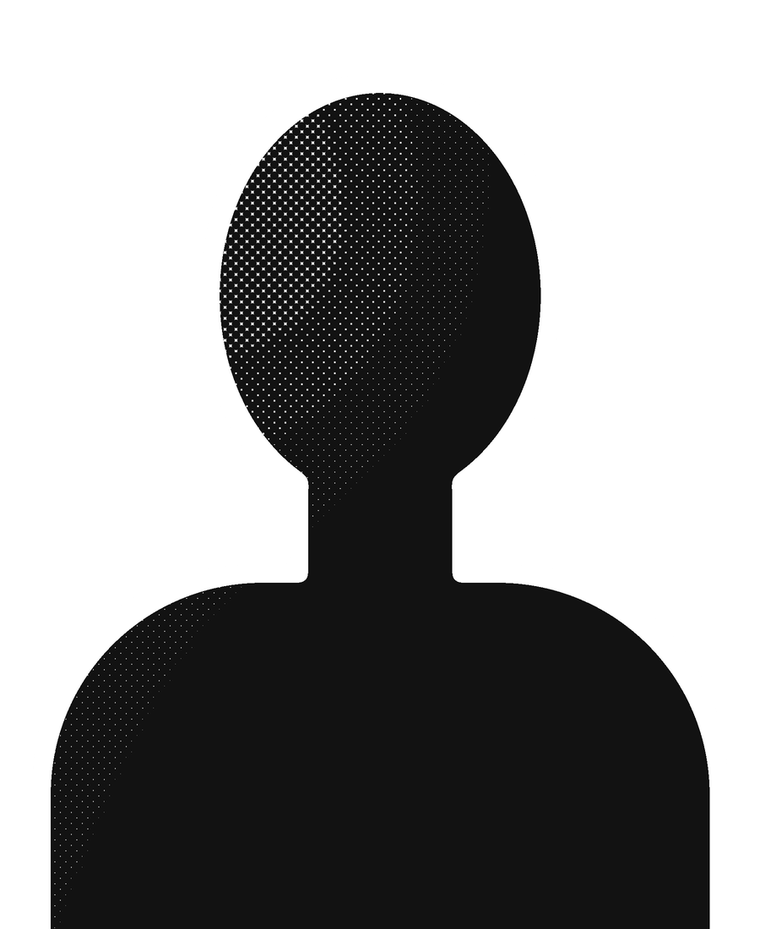
#> input picture linkedin-carousel/assets/author-placeholder.png, 760 x 929 px, shrunk from 900 x 1100 before the run
$ python face_box.py ../assets/author-placeholder.png
#> lines starting #> are read from the running program, lines starting #| are printed output that depends on the picture; after the words box and inside, x2 and y2 are one past the last pixel; in counts of white or black regions, pixels touching at a corner belong together
"""Measure the head box and face box of a cut-out portrait (transparent PNG, head at the top).

Usage: python3 tools/face_box.py assets/author-arms.png [more.png ...] [--overlay out/facebox-check.png]

No face-detection library is needed. The head comes from the silhouette (alpha): the widest row of the
head, then the narrowest row under it (chin / neck). The hairline comes from brightness: dark hair gives
way to lighter skin down the middle of the head. Output is fractions of the image, [x0, y0, x1, y1], for
the unflipped file. Paste them into CAROUSEL_AUTHOR.portraits (content/growth-examples.js), then LOOK at
the overlay: the red box must hold forehead, eyes, nose, mouth and chin, the yellow box all of the hair.
"""
import sys
from PIL import Image, ImageDraw, ImageFilter

def measure(path):
#> called with path = '../assets/author-placeholder.png'
    im = Image.open(path).convert("RGBA")
#> im is the input picture: PIL image 760x929 RGBA; mean R, G, B, A 28, 28, 28, 134
    W, H = im.size
#> W = 760; H = 929
    a = im.split()[-1].point(lambda v: 255 if v > 128 else 0)
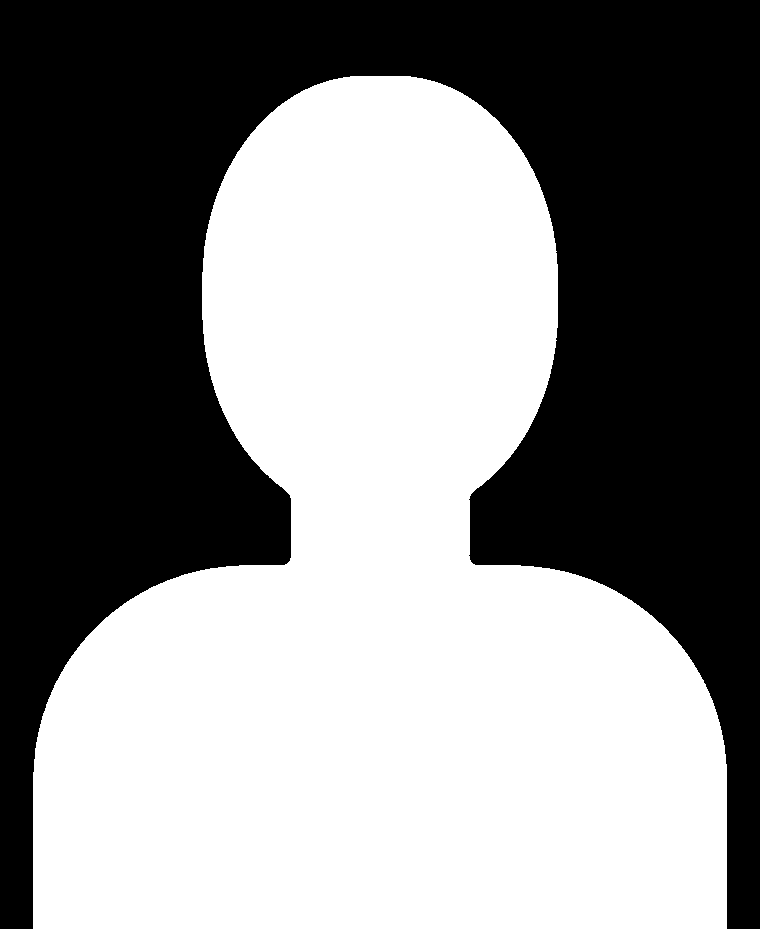
#> a: PIL image 760x929 L; 52.6% white; 1 black region, box (x1, y1, x2, y2) and area: (0, 0, 760, 929) 334875
    px = a.load()
    rows = []
    for y in range(H):
        xs = [x for x in range(0, W, 2) if px[x, y]]
        rows.append((xs[0], xs[-1]) if xs else None)
#> after the loop, rows = 929 items
    top = next(y for y, r in enumerate(rows) if r)
#> top = 76
    width = lambda y: rows[y][1] - rows[y][0] if rows[y] else 0
    # Widest row of the head: follow the silhouette down until it has clearly started to narrow again.
    head_y, best = top, 0
#> head_y = 76; best = 0
    for y in range(top, H):
        if width(y) > best: head_y, best = y, width(y)
        elif width(y) < 0.9 * best and y - top > 0.08 * H: break
#> after the loop, best = 354; head_y = 272
    # Chin / neck: the narrowest row under it, before the shoulders open out.
    neck_y = head_y
#> neck_y = 272
    for y in range(head_y, H):
        if width(y) < width(neck_y): neck_y = y
        elif width(y) > 1.3 * best: break
#> after the loop, neck_y = 498
    # The narrowest row sits at the jaw; the chin and beard hang a little below it (measured by eye: about 8% of the head).
    chin_y = min(H - 1, neck_y + int(0.08 * (neck_y - top)))
#> chin_y = 531
    hx0 = min(rows[y][0] for y in range(top, neck_y) if rows[y])
#> hx0 = 202
    hx1 = max(rows[y][1] for y in range(top, neck_y) if rows[y])
#> hx1 = 556
    # Hairline: mean brightness of a centre band, smoothed; the first sustained jump from hair to skin.
    g = im.convert("L").filter(ImageFilter.GaussianBlur(6)).load()
    cx0, cx1 = int(hx0 + 0.35 * (hx1 - hx0)), int(hx0 + 0.75 * (hx1 - hx0))
#> cx0 = 325; cx1 = 467
    lum = [sum(g[x, y] for x in range(cx0, cx1, 3)) / len(range(cx0, cx1, 3)) for y in range(H)]
#> lum = 929 values, max 207.5 at index 88, min 0 at index 0, mean 27.83
    start = top + int(0.06 * (neck_y - top))  # skip the white sticker border
#> start = 101
    dark = min(lum[start:top + (neck_y - top) // 3])
#> dark = 26.23
    light = max(lum[start:neck_y])
#> light = 122
    thr = dark + 0.5 * (light - dark)
#> thr = 74.1
    run = max(12, int(0.1 * (neck_y - top)))  # skin must hold for a tenth of the head, so a highlight in the hair does not count
#> run = 42
    hair_y = next((y for y in range(start, neck_y) if all(lum[k] > thr for k in range(y, min(neck_y, y + run)))), top + (neck_y - top) // 3)
#> hair_y = 216
    # Cheeks: silhouette between hairline and chin, pulled in a little to drop the ears and the border.
    fx0 = min(rows[y][0] for y in range(hair_y, neck_y) if rows[y])
#> fx0 = 202
    fx1 = max(rows[y][1] for y in range(hair_y, neck_y) if rows[y])
#> fx1 = 556
    inset = 0.06 * (fx1 - fx0)
#> inset = 21.24
    f = lambda v, n: round(v / n, 3)
    return im, dict(size=[W, H],
                    head=[f(hx0, W), f(top, H), f(hx1, W), f(chin_y, H)],
                    face=[f(fx0 + inset, W), f(hair_y, H), f(fx1 - inset, W), f(chin_y, H)])

if __name__ == "__main__":
    args = sys.argv[1:]
    overlay = args[args.index("--overlay") + 1] if "--overlay" in args else None
    paths = [p for p in args if p.endswith(".png") and p != overlay]
    tiles = []
    for p in paths:
        im, m = measure(p)
#> m = {'size': [760, 929], 'head': [0.266, 0.082, 0.732, 0.572], 'face': [0.294, 0.233, 0.704, 0.572]}
        print(f'"{p}": {{ size: {m["size"]}, face: {m["face"]}, head: {m["head"]} }},')
#| "../assets/author-placeholder.png": { size: [760, 929], face: [0.294, 0.233, 0.704, 0.572], head: [0.266, 0.082, 0.732, 0.572] },
        W, H = im.size
#> W = 760; H = 929
        bg = Image.new("RGB", (W, H), (60, 90, 200)); bg.paste(im, (0, 0), im)
#> after `bg = Image.new('RGB', (W, H), (60, 90, 200))`:
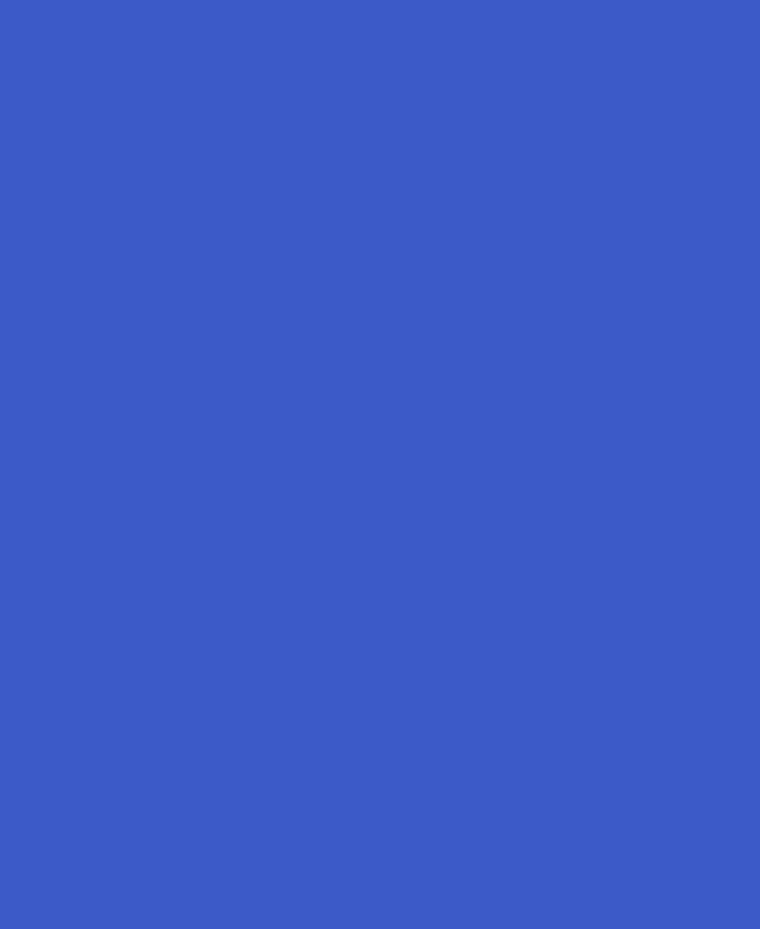
#> bg: PIL image 760x929 RGB; mean R, G, B 60, 90, 200
#> after `bg.paste(im, (0, 0), im)`:
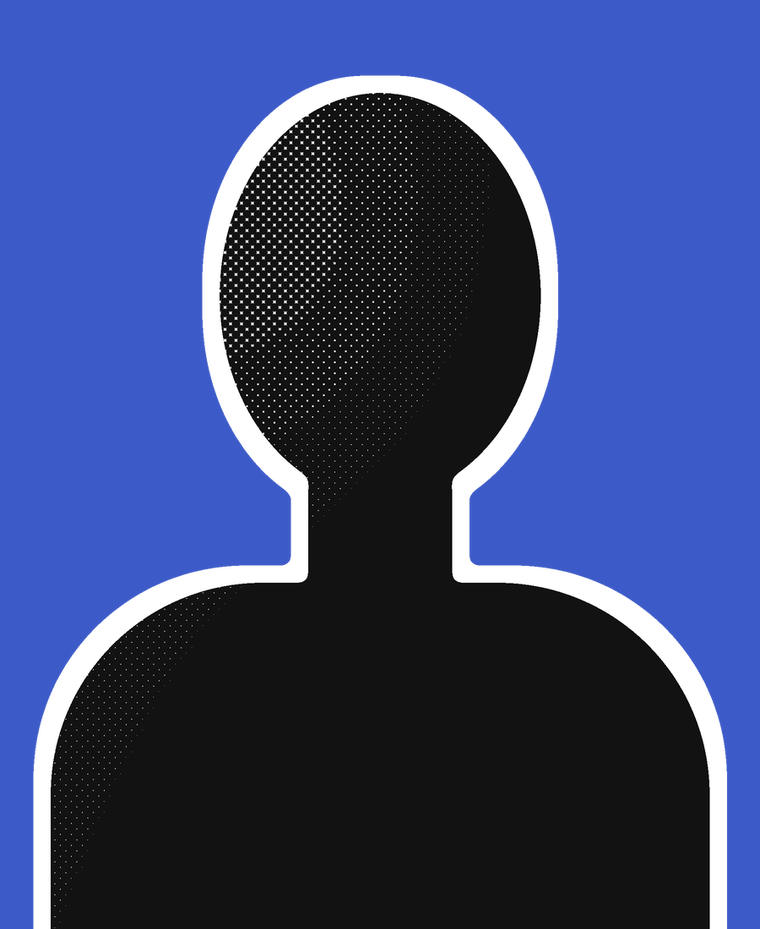
#> bg: PIL image 760x929 RGB; mean R, G, B 54.9, 69.1, 121.3
        d = ImageDraw.Draw(bg)
        for box, col in ((m["head"], (255, 230, 0)), (m["face"], (255, 40, 40))):
            d.rectangle([box[0] * W, box[1] * H, box[2] * W, box[3] * H], outline=col, width=6)
#> this loop made 2 passes
#> (box, col) on passes 1 to 2: ([0.266, 0.082, 0.732, 0.572], (255, 230, 0)), ([0.294, 0.233, 0.704, 0.572], (255, 40, 40))
        tiles.append(bg)
    if overlay and tiles:
        sheet = Image.new("RGB", (sum(t.width for t in tiles), max(t.height for t in tiles)), (30, 30, 30))
        x = 0
        for t in tiles: sheet.paste(t, (x, 0)); x += t.width
        sheet.save(overlay); print("wrote", overlay)

$ run again, on linkedin-carousel/assets/halftone-funnel.png
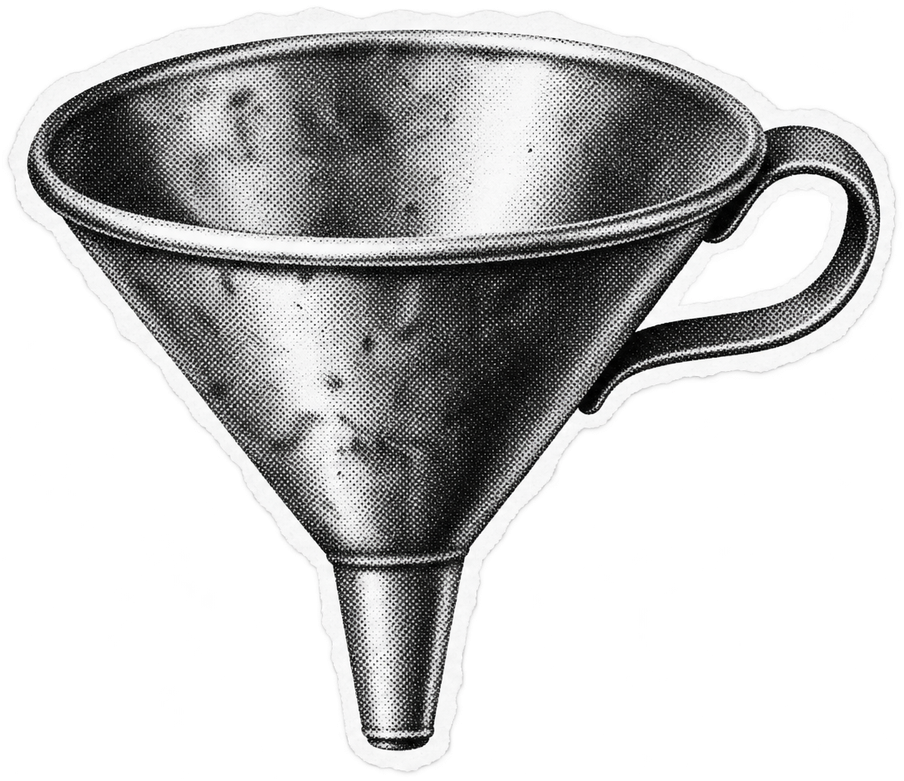
#> input picture linkedin-carousel/assets/halftone-funnel.png, 904 x 781 px, shrunk from 1089 x 941 before the run
#> in measure, im is the input picture: PIL image 904x781 RGBA; mean R, G, B, A 79.6, 79.5, 79.5, 124.7
#> in measure, `a = im.split()[-1].point(lambda v: 255 if v > 128 else 0)`:
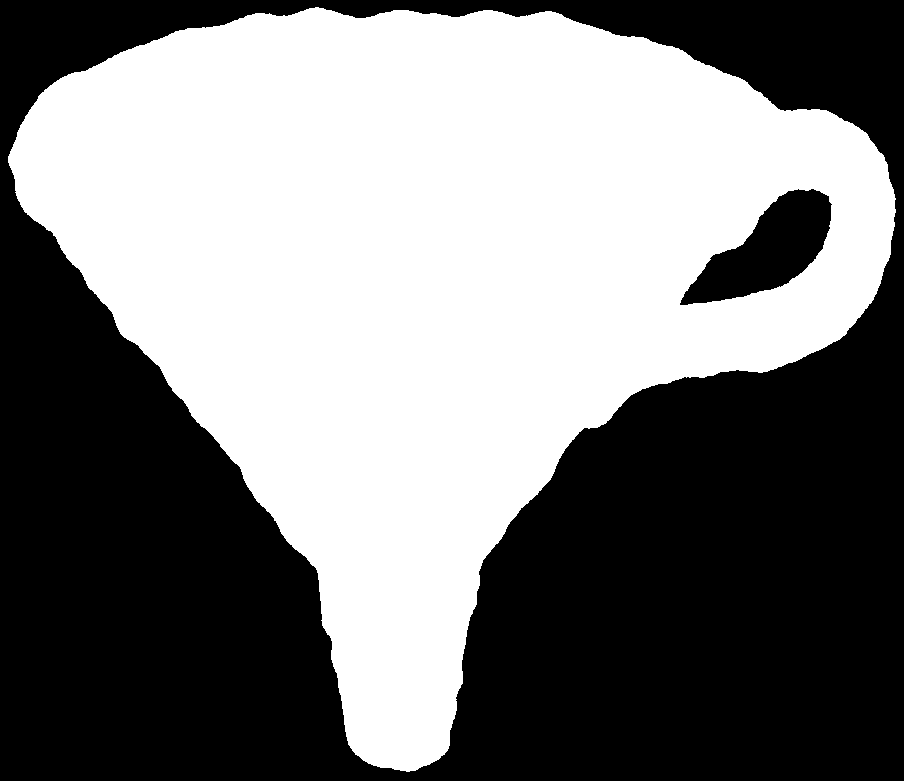
#> a: PIL image 904x781 L; 49.2% white; 1 white region, box (x1, y1, x2, y2) and area: (8, 7, 896, 772) 347330
#> the loop in measure, `for y in range(H):` made 781 passes
#> xs on passes 8 to 10: [316, 318], [310, 312, 314, 316, 318, 320, 322], [306, 308, 310, 312, 314, 316, 318, 320, 322, 324]
#> after the loop in measure, `for y in range(H):`: rows = 781 items
#> top = 7
#> in measure, `head_y, best = top, 0`: best = 0
#> after the loop in measure, `for y in range(top, H):`: best = 878; head_y = 162
#> after the loop in measure, `for y in range(head_y, H):`: neck_y = 772
#> chin_y = 780
#> hx0 = 8
#> hx1 = 894
#> cx0 = 318; cx1 = 672
#> lum = 781 values, max 231.2 at index 24, min 38.66 at index 780, mean 101.7
#> start = 52
#> dark = 75.64
#> light = 145.5
#> thr = 110.6
#> run = 76
#> hair_y = 52
#> fx0 = 8
#> fx1 = 894
#> inset = 53.16
#> m = {'size': [904, 781], 'head': [0.009, 0.009, 0.989, 0.999], 'face': [0.068, 0.067, 0.93, 0.999]}
#| "../assets/halftone-funnel.png": { size: [904, 781], face: [0.068, 0.067, 0.93, 0.999], head: [0.009, 0.009, 0.989, 0.999] },
#> `bg.paste(im, (0, 0), im)`:
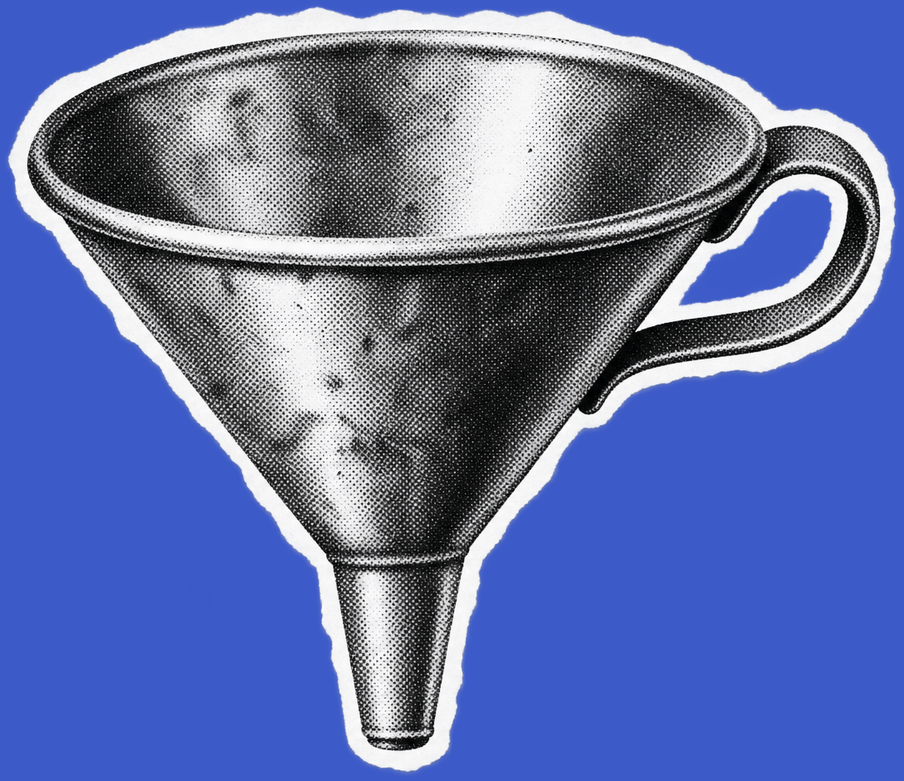
#> bg: PIL image 904x781 RGB; mean R, G, B 97.2, 112.5, 168.6
#> the loop `for box, col in ((m["head"], (255, 230, 0)), (m["face"], (255, 40, 40)..` made 2 passes
#> (box, col) on passes 1 to 2: ([0.009, 0.009, 0.989, 0.999], (255, 230, 0)), ([0.068, 0.067, 0.93, 0.999], (255, 40, 40))

$ run again, on linkedin-carousel/assets/halftone-gauge-calc.png
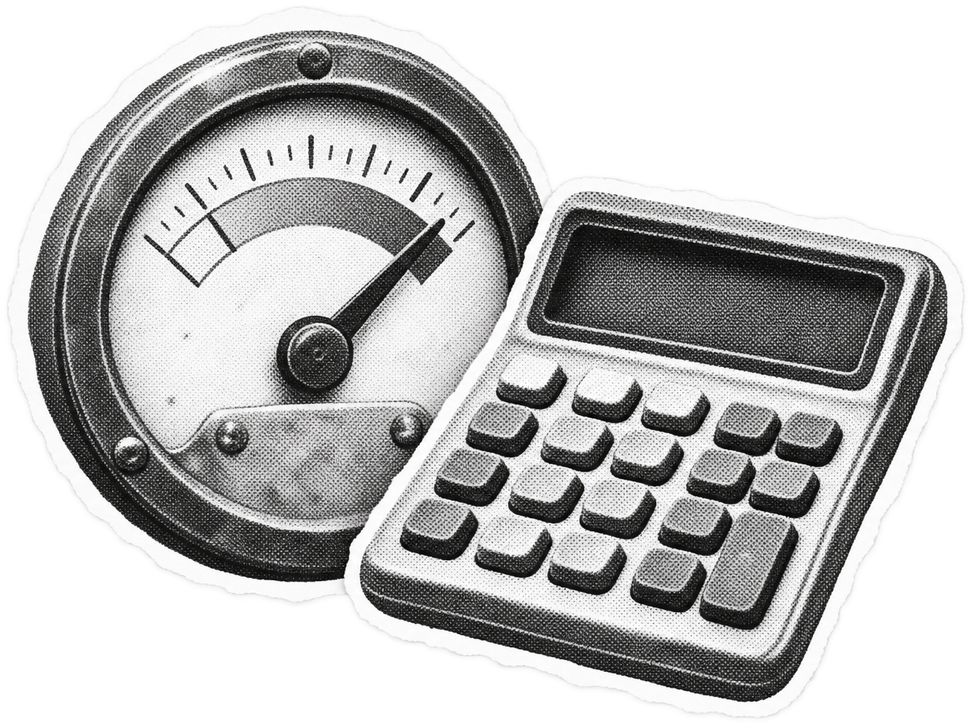
#> input picture linkedin-carousel/assets/halftone-gauge-calc.png, 971 x 727 px, shrunk from 1265 x 947 before the run
#> in measure, im is the input picture: PIL image 971x727 RGBA; mean R, G, B, A 104.4, 104.3, 104.1, 162
#> in measure, `a = im.split()[-1].point(lambda v: 255 if v > 128 else 0)`:
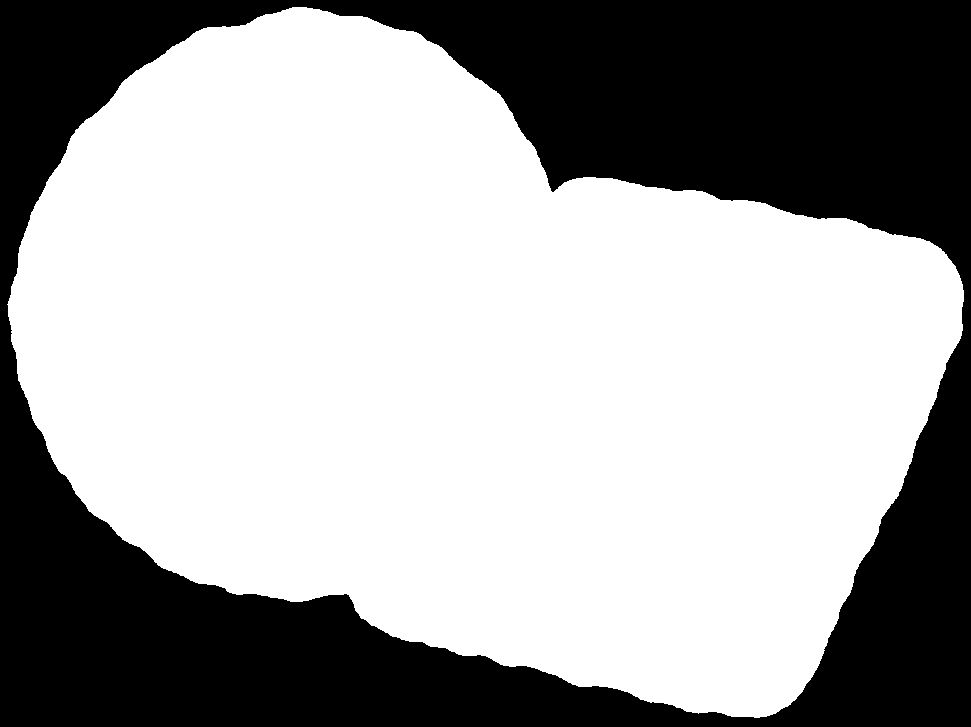
#> a: PIL image 971x727 L; 63.9% white; 1 black region, box (x1, y1, x2, y2) and area: (0, 0, 971, 727) 254622
#> the loop in measure, `for y in range(H):` made 727 passes
#> xs on passes 8 to 9: [292, 294, 296, 298, 300, 302, 304, 306], [290, 292, 294, 296, 298, 300, 302, 304, 306, 308, 310, 312]
#> after the loop in measure, `for y in range(H):`: rows = 727 items
#> top = 7
#> in measure, `head_y, best = top, 0`: best = 0
#> after the loop in measure, `for y in range(top, H):`: best = 954; head_y = 301
#> after the loop in measure, `for y in range(head_y, H):`: neck_y = 718
#> chin_y = 726
#> hx0 = 8
#> hx1 = 962
#> cx0 = 341; cx1 = 723
#> lum = 727 values, max 214.5 at index 373, min 2.41 at index 0, mean 119.8
#> start = 49
#> dark = 47.64
#> light = 214.5
#> thr = 131.1
#> run = 71
#> hair_y = 278
#> fx0 = 8
#> fx1 = 962
#> inset = 57.24
#> m = {'size': [971, 727], 'head': [0.008, 0.01, 0.991, 0.999], 'face': [0.067, 0.382, 0.932, 0.999]}
#| "../assets/halftone-gauge-calc.png": { size: [971, 727], face: [0.067, 0.382, 0.932, 0.999], head: [0.008, 0.01, 0.991, 0.999] },
#> `bg.paste(im, (0, 0), im)`:
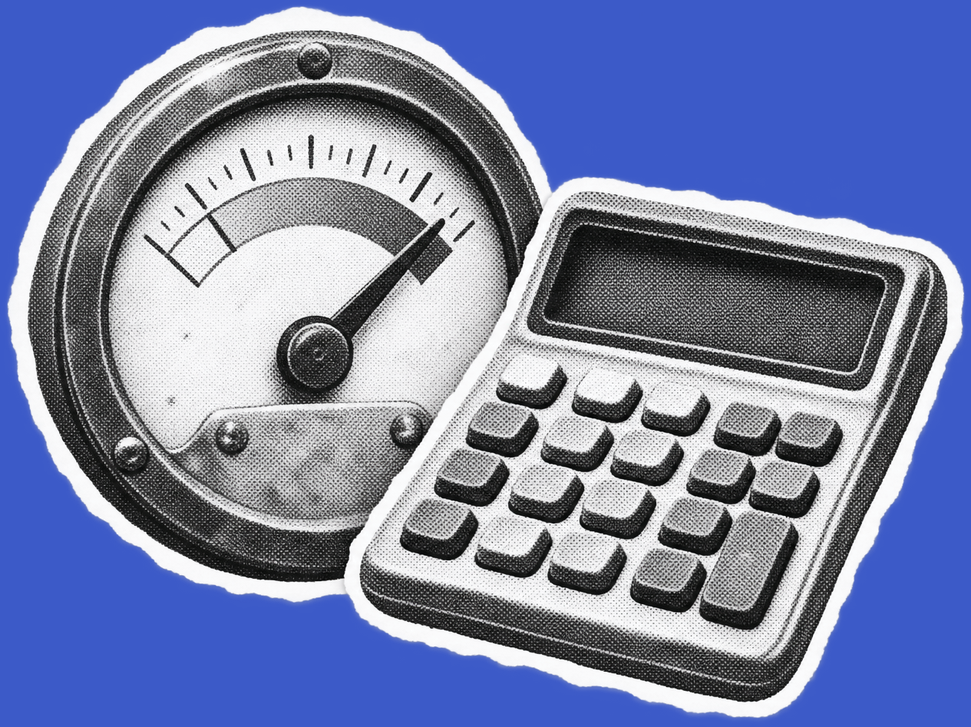
#> bg: PIL image 971x727 RGB; mean R, G, B 118.4, 129.2, 169.2
#> the loop `for box, col in ((m["head"], (255, 230, 0)), (m["face"], (255, 40, 40)..` made 2 passes
#> (box, col) on passes 1 to 2: ([0.008, 0.01, 0.991, 0.999], (255, 230, 0)), ([0.067, 0.382, 0.932, 0.999], (255, 40, 40))
